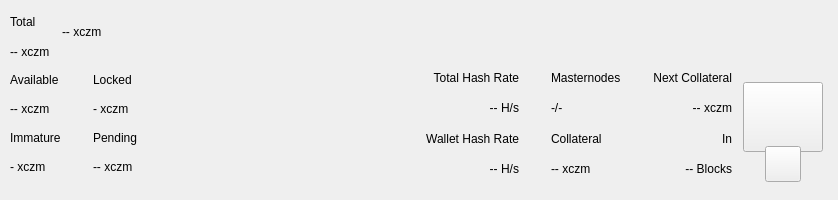
<?xml version="1.0" encoding="UTF-8"?>
<ui version="4.0">
 <class>TopBar</class>
 <widget class="QWidget" name="TopBar">
  <property name="geometry">
   <rect>
    <x>0</x>
    <y>0</y>
    <width>838</width>
    <height>200</height>
   </rect>
  </property>
  <property name="minimumSize">
   <size>
    <width>0</width>
    <height>200</height>
   </size>
  </property>
  <property name="maximumSize">
   <size>
    <width>16777215</width>
    <height>200</height>
   </size>
  </property>
  <property name="windowTitle">
   <string>Form</string>
  </property>
  <layout class="QVBoxLayout" name="verticalLayout_10" stretch="0">
   <property name="spacing">
    <number>0</number>
   </property>
   <property name="leftMargin">
    <number>0</number>
   </property>
   <property name="topMargin">
    <number>0</number>
   </property>
   <property name="rightMargin">
    <number>0</number>
   </property>
   <property name="bottomMargin">
    <number>0</number>
   </property>
   <item>
    <widget class="PFBorderImage" name="containerTop">
     <layout class="QVBoxLayout" name="verticalLayout_11">
      <property name="spacing">
       <number>0</number>
      </property>
      <property name="leftMargin">
       <number>0</number>
      </property>
      <property name="topMargin">
       <number>0</number>
      </property>
      <property name="rightMargin">
       <number>0</number>
      </property>
      <property name="bottomMargin">
       <number>0</number>
      </property>
      <item>
       <widget class="QWidget" name="top_container_2" native="true">
        <property name="minimumSize">
         <size>
          <width>0</width>
          <height>65</height>
         </size>
        </property>
        <layout class="QHBoxLayout" name="top_container">
         <property name="spacing">
          <number>0</number>
         </property>
         <property name="leftMargin">
          <number>10</number>
         </property>
         <property name="topMargin">
          <number>0</number>
         </property>
         <property name="rightMargin">
          <number>10</number>
         </property>
         <property name="bottomMargin">
          <number>0</number>
         </property>
         <item>
          <layout class="QHBoxLayout" name="horizontalLayout_4">
           <property name="spacing">
            <number>12</number>
           </property>
           <property name="rightMargin">
            <number>0</number>
           </property>
           <item>
            <widget class="QWidget" name="widgetAmount" native="true">
             <layout class="QVBoxLayout" name="verticalLayout_2">
              <property name="spacing">
               <number>2</number>
              </property>
              <property name="leftMargin">
               <number>0</number>
              </property>
              <property name="topMargin">
               <number>8</number>
              </property>
              <property name="rightMargin">
               <number>0</number>
              </property>
              <property name="bottomMargin">
               <number>0</number>
              </property>
              <item>
               <widget class="QLabel" name="labelTitle1">
                <property name="text">
                 <string>Total</string>
                </property>
               </widget>
              </item>
              <item>
               <widget class="PrivateQLabel" name="labelAmountPiv">
                <property name="text">
                 <string notr="true">-- xczm</string>
                </property>
               </widget>
              </item>
             </layout>
            </widget>
           </item>
           <item alignment="Qt::AlignVCenter">
            <widget class="QWidget" name="widgetTopAmount" native="true">
             <property name="sizePolicy">
              <sizepolicy hsizetype="Preferred" vsizetype="Maximum">
               <horstretch>0</horstretch>
               <verstretch>0</verstretch>
              </sizepolicy>
             </property>
             <layout class="QHBoxLayout" name="horizontalLayout_5">
              <property name="spacing">
               <number>0</number>
              </property>
              <property name="leftMargin">
               <number>0</number>
              </property>
              <property name="topMargin">
               <number>0</number>
              </property>
              <property name="rightMargin">
               <number>0</number>
              </property>
              <property name="bottomMargin">
               <number>0</number>
              </property>
              <item alignment="Qt::AlignTop">
               <widget class="PrivateQLabel" name="labelAmountTopPiv">
                <property name="minimumSize">
                 <size>
                  <width>0</width>
                  <height>36</height>
                 </size>
                </property>
                <property name="styleSheet">
                 <string notr="true">padding:0px;margin:0px;</string>
                </property>
                <property name="text">
                 <string notr="true">-- xczm</string>
                </property>
               </widget>
              </item>
             </layout>
            </widget>
           </item>
           <item>
            <spacer name="horizontalSpacer">
             <property name="orientation">
              <enum>Qt::Horizontal</enum>
             </property>
             <property name="sizeHint" stdset="0">
              <size>
               <width>40</width>
               <height>20</height>
              </size>
             </property>
            </spacer>
           </item>
           <item alignment="Qt::AlignRight">
            <widget class="QWidget" name="layoutSync" native="true">
             <property name="minimumSize">
              <size>
               <width>0</width>
               <height>36</height>
              </size>
             </property>
             <property name="maximumSize">
              <size>
               <width>16777215</width>
               <height>36</height>
              </size>
             </property>
             <layout class="QVBoxLayout" name="verticalLayout_9">
              <property name="leftMargin">
               <number>0</number>
              </property>
              <property name="topMargin">
               <number>0</number>
              </property>
              <property name="rightMargin">
               <number>0</number>
              </property>
              <property name="bottomMargin">
               <number>0</number>
              </property>
              <item>
               <widget class="ExpandableButton" name="pushButtonSync" native="true">
                <property name="minimumSize">
                 <size>
                  <width>36</width>
                  <height>36</height>
                 </size>
                </property>
                <property name="maximumSize">
                 <size>
                  <width>16777215</width>
                  <height>36</height>
                 </size>
                </property>
               </widget>
              </item>
             </layout>
            </widget>
           </item>
           <item>
            <widget class="ExpandableButton" name="pushButtonHDUpgrade" native="true">
             <property name="minimumSize">
              <size>
               <width>36</width>
               <height>36</height>
              </size>
             </property>
             <property name="maximumSize">
              <size>
               <width>16777215</width>
               <height>36</height>
              </size>
             </property>
            </widget>
           </item>
           <item>
            <widget class="ExpandableButton" name="pushButtonStack" native="true">
             <property name="minimumSize">
              <size>
               <width>36</width>
               <height>36</height>
              </size>
             </property>
             <property name="maximumSize">
              <size>
               <width>16777215</width>
               <height>36</height>
              </size>
             </property>
            </widget>
           </item>
           <item>
            <widget class="ExpandableButton" name="pushButtonConf" native="true">
             <property name="minimumSize">
              <size>
               <width>36</width>
               <height>36</height>
              </size>
             </property>
             <property name="maximumSize">
              <size>
               <width>16777215</width>
               <height>36</height>
              </size>
             </property>
            </widget>
           </item>
           <item>
            <widget class="ExpandableButton" name="pushButtonMasternodes" native="true">
             <property name="minimumSize">
              <size>
               <width>36</width>
               <height>36</height>
              </size>
             </property>
             <property name="maximumSize">
              <size>
               <width>16777215</width>
               <height>36</height>
              </size>
             </property>
            </widget>
           </item>
           <item>
            <widget class="ExpandableButton" name="pushButtonConsole" native="true">
             <property name="minimumSize">
              <size>
               <width>36</width>
               <height>36</height>
              </size>
             </property>
             <property name="maximumSize">
              <size>
               <width>16777215</width>
               <height>36</height>
              </size>
             </property>
            </widget>
           </item>
           <item>
            <widget class="ExpandableButton" name="pushButtonConnection" native="true">
             <property name="minimumSize">
              <size>
               <width>36</width>
               <height>36</height>
              </size>
             </property>
             <property name="maximumSize">
              <size>
               <width>16777215</width>
               <height>36</height>
              </size>
             </property>
            </widget>
           </item>
           <item>
            <widget class="ExpandableButton" name="pushButtonTor" native="true">
             <property name="minimumSize">
              <size>
               <width>36</width>
               <height>36</height>
              </size>
             </property>
             <property name="maximumSize">
              <size>
               <width>16777215</width>
               <height>36</height>
              </size>
             </property>
            </widget>
           </item>
           <item>
            <widget class="ExpandableButton" name="pushButtonLock" native="true">
             <property name="sizePolicy">
              <sizepolicy hsizetype="Expanding" vsizetype="Expanding">
               <horstretch>0</horstretch>
               <verstretch>0</verstretch>
              </sizepolicy>
             </property>
             <property name="minimumSize">
              <size>
               <width>36</width>
               <height>0</height>
              </size>
             </property>
             <property name="maximumSize">
              <size>
               <width>16777215</width>
               <height>36</height>
              </size>
             </property>
            </widget>
           </item>
           <item>
            <widget class="ExpandableButton" name="pushButtonTheme" native="true">
             <property name="minimumSize">
              <size>
               <width>36</width>
               <height>36</height>
              </size>
             </property>
             <property name="maximumSize">
              <size>
               <width>16777215</width>
               <height>36</height>
              </size>
             </property>
            </widget>
           </item>
           <item>
            <widget class="ExpandableButton" name="pushButtonFAQ" native="true">
             <property name="minimumSize">
              <size>
               <width>36</width>
               <height>36</height>
              </size>
             </property>
             <property name="maximumSize">
              <size>
               <width>16777215</width>
               <height>36</height>
              </size>
             </property>
            </widget>
           </item>
           <item>
            <widget class="ExpandableButton" name="pushButtonPrivacy" native="true">
             <property name="minimumSize">
              <size>
               <width>36</width>
               <height>36</height>
              </size>
             </property>
             <property name="maximumSize">
              <size>
               <width>16777215</width>
               <height>36</height>
              </size>
             </property>
            </widget>
           </item>
          </layout>
         </item>
        </layout>
       </widget>
      </item>
      <item>
       <widget class="QWidget" name="bottom_container" native="true">
        <property name="minimumSize">
         <size>
          <width>0</width>
          <height>135</height>
         </size>
        </property>
        <layout class="QHBoxLayout" name="botton_container">
         <property name="leftMargin">
          <number>10</number>
         </property>
         <property name="topMargin">
          <number>0</number>
         </property>
         <property name="rightMargin">
          <number>10</number>
         </property>
         <property name="bottomMargin">
          <number>10</number>
         </property>
         <item>
          <layout class="QHBoxLayout" name="horizontalLayout_3">
           <property name="spacing">
            <number>0</number>
           </property>
           <property name="bottomMargin">
            <number>9</number>
           </property>
           <item>
            <layout class="QVBoxLayout" name="verticalLayout_7">
             <property name="spacing">
              <number>0</number>
             </property>
             <property name="leftMargin">
              <number>0</number>
             </property>
             <property name="rightMargin">
              <number>0</number>
             </property>
             <item>
              <layout class="QHBoxLayout" name="horizontalLayout_2">
               <property name="spacing">
                <number>0</number>
               </property>
               <item>
                <layout class="QVBoxLayout" name="verticalLayout_6">
                 <item>
                  <widget class="QLabel" name="labelTitle5">
                   <property name="text">
                    <string>Available</string>
                   </property>
                  </widget>
                 </item>
                 <item>
                  <widget class="PrivateQLabel" name="labelAvailablePiv">
                   <property name="text">
                    <string>-- xczm</string>
                   </property>
                  </widget>
                 </item>
                 <item>
                  <widget class="QLabel" name="labelTitle4">
                   <property name="text">
                    <string>Immature</string>
                   </property>
                  </widget>
                 </item>
                 <item>
                  <widget class="PrivateQLabel" name="labelImmaturePiv">
                   <property name="text">
                    <string notr="true">- xczm</string>
                   </property>
                  </widget>
                 </item>
                </layout>
               </item>
               <item>
                <layout class="QVBoxLayout" name="verticalLayout_8">
                 <property name="leftMargin">
                  <number>32</number>
                 </property>
                 <item>
                  <widget class="QLabel" name="labelTitle6">
                   <property name="text">
                    <string>Locked</string>
                   </property>
                  </widget>
                 </item>
                 <item>
                  <widget class="PrivateQLabel" name="labelLockedPiv">
                   <property name="text">
                    <string>- xczm</string>
                   </property>
                  </widget>
                 </item>
                 <item>
                  <widget class="QLabel" name="labelTitle3">
                   <property name="text">
                    <string>Pending</string>
                   </property>
                  </widget>
                 </item>
                 <item>
                  <widget class="PrivateQLabel" name="labelPendingPiv">
                   <property name="text">
                    <string notr="true">-- xczm</string>
                   </property>
                  </widget>
                 </item>
                </layout>
               </item>
              </layout>
             </item>
            </layout>
           </item>
          </layout>
         </item>
         <item>
          <spacer name="horizontalSpacer_2">
           <property name="orientation">
            <enum>Qt::Horizontal</enum>
           </property>
           <property name="sizeHint" stdset="0">
            <size>
             <width>40</width>
             <height>20</height>
            </size>
           </property>
          </spacer>
         </item>
         <item>
          <layout class="QHBoxLayout" name="horizontalLayout_6">
           <property name="spacing">
            <number>0</number>
           </property>
           <property name="rightMargin">
            <number>0</number>
           </property>
           <property name="bottomMargin">
            <number>9</number>
           </property>
           <item>
            <widget class="QWidget" name="widgetStaking" native="true">
             <layout class="QVBoxLayout" name="verticalLayout_12">
              <property name="leftMargin">
               <number>32</number>
              </property>
              <property name="topMargin">
               <number>0</number>
              </property>
              <property name="rightMargin">
               <number>0</number>
              </property>
              <property name="bottomMargin">
               <number>0</number>
              </property>
              <item>
               <widget class="QLabel" name="labelNetworkHashRateTitle">
                <property name="text">
                 <string>Total Hash Rate</string>
                </property>
                <property name="textFormat">
                 <enum>Qt::AutoText</enum>
                </property>
                <property name="alignment">
                 <set>Qt::AlignRight|Qt::AlignTrailing|Qt::AlignVCenter</set>
                </property>
               </widget>
              </item>
              <item>
               <widget class="QLabel" name="labelNetworkHashRateValue">
                <property name="layoutDirection">
                 <enum>Qt::LeftToRight</enum>
                </property>
                <property name="text">
                 <string>-- H/s</string>
                </property>
                <property name="textFormat">
                 <enum>Qt::AutoText</enum>
                </property>
                <property name="alignment">
                 <set>Qt::AlignRight|Qt::AlignTrailing|Qt::AlignVCenter</set>
                </property>
               </widget>
              </item>
              <item>
               <widget class="QLabel" name="labelWalletHashRateTitle">
                <property name="text">
                 <string>Wallet Hash Rate</string>
                </property>
                <property name="textFormat">
                 <enum>Qt::AutoText</enum>
                </property>
                <property name="alignment">
                 <set>Qt::AlignRight|Qt::AlignTrailing|Qt::AlignVCenter</set>
                </property>
               </widget>
              </item>
              <item>
               <widget class="PrivateQLabel" name="labelWalletHashRateValue">
                <property name="text">
                 <string notr="true">-- H/s</string>
                </property>
                <property name="textFormat">
                 <enum>Qt::AutoText</enum>
                </property>
                <property name="alignment">
                 <set>Qt::AlignRight|Qt::AlignTrailing|Qt::AlignVCenter</set>
                </property>
               </widget>
              </item>
             </layout>
            </widget>
           </item>
           <item>
            <widget class="QWidget" name="widgetMasternodes" native="true">
             <layout class="QVBoxLayout">
              <property name="leftMargin">
               <number>32</number>
              </property>
              <property name="topMargin">
               <number>0</number>
              </property>
              <property name="rightMargin">
               <number>0</number>
              </property>
              <property name="bottomMargin">
               <number>0</number>
              </property>
              <item>
               <widget class="QLabel" name="labelMasternodesTitle">
                <property name="text">
                 <string>Masternodes</string>
                </property>
               </widget>
              </item>
              <item>
               <widget class="PrivateQLabel" name="labelMasternodeCount">
                <property name="text">
                 <string>-/-</string>
                </property>
               </widget>
              </item>
              <item>
               <widget class="QLabel" name="labelCollateralTitle">
                <property name="text">
                 <string>Collateral</string>
                </property>
               </widget>
              </item>
              <item>
               <widget class="QLabel" name="labelCollateralValue">
                <property name="text">
                 <string notr="true">-- xczm</string>
                </property>
               </widget>
              </item>
             </layout>
            </widget>
           </item>
           <item>
            <widget class="QWidget" name="widgetNextCollateral" native="true">
             <layout class="QVBoxLayout" name="verticalLayout_12">
              <property name="leftMargin">
               <number>32</number>
              </property>
              <property name="topMargin">
               <number>0</number>
              </property>
              <property name="rightMargin">
               <number>0</number>
              </property>
              <property name="bottomMargin">
               <number>0</number>
              </property>
              <item>
               <widget class="QLabel" name="labelNextMasternodesTitle">
                <property name="text">
                 <string>Next Collateral</string>
                </property>
                <property name="textFormat">
                 <enum>Qt::AutoText</enum>
                </property>
                <property name="alignment">
                 <set>Qt::AlignRight|Qt::AlignTrailing|Qt::AlignVCenter</set>
                </property>
               </widget>
              </item>
              <item>
               <widget class="QLabel" name="labelNextCollateralValue">
                <property name="text">
                 <string>-- xczm</string>
                </property>
                <property name="textFormat">
                 <enum>Qt::AutoText</enum>
                </property>
                <property name="alignment">
                 <set>Qt::AlignRight|Qt::AlignTrailing|Qt::AlignVCenter</set>
                </property>
               </widget>
              </item>
              <item>
               <widget class="QLabel" name="labelRemainingBlocks">
                <property name="text">
                 <string>In</string>
                </property>
                <property name="textFormat">
                 <enum>Qt::AutoText</enum>
                </property>
                <property name="alignment">
                 <set>Qt::AlignRight|Qt::AlignTrailing|Qt::AlignVCenter</set>
                </property>
               </widget>
              </item>
              <item>
               <widget class="QLabel" name="labelNextCollateralBlocks">
                <property name="text">
                 <string notr="true">-- Blocks</string>
                </property>
                <property name="textFormat">
                 <enum>Qt::AutoText</enum>
                </property>
                <property name="alignment">
                 <set>Qt::AlignRight|Qt::AlignTrailing|Qt::AlignVCenter</set>
                </property>
               </widget>
              </item>
             </layout>
            </widget>
           </item>
          </layout>
         </item>
         <item>
          <widget class="QWidget" name="qrContainer" native="true">
           <property name="sizePolicy">
            <sizepolicy hsizetype="Preferred" vsizetype="Minimum">
             <horstretch>0</horstretch>
             <verstretch>0</verstretch>
            </sizepolicy>
           </property>
           <property name="minimumSize">
            <size>
             <width>90</width>
             <height>110</height>
            </size>
           </property>
           <property name="maximumSize">
            <size>
             <width>90</width>
             <height>110</height>
            </size>
           </property>
           <layout class="QVBoxLayout" name="containerQR">
            <property name="spacing">
             <number>0</number>
            </property>
            <property name="leftMargin">
             <number>5</number>
            </property>
            <property name="topMargin">
             <number>10</number>
            </property>
            <property name="rightMargin">
             <number>5</number>
            </property>
            <property name="bottomMargin">
             <number>0</number>
            </property>
            <item>
             <widget class="QPushButton" name="btnQr">
              <property name="minimumSize">
               <size>
                <width>70</width>
                <height>70</height>
               </size>
              </property>
              <property name="maximumSize">
               <size>
                <width>16777215</width>
                <height>70</height>
               </size>
              </property>
              <property name="focusPolicy">
               <enum>Qt::NoFocus</enum>
              </property>
              <property name="text">
               <string/>
              </property>
              <property name="iconSize">
               <size>
                <width>70</width>
                <height>70</height>
               </size>
              </property>
             </widget>
            </item>
            <item>
             <spacer name="verticalSpacer">
              <property name="orientation">
               <enum>Qt::Vertical</enum>
              </property>
              <property name="sizeType">
               <enum>QSizePolicy::Fixed</enum>
              </property>
              <property name="sizeHint" stdset="0">
               <size>
                <width>20</width>
                <height>20</height>
               </size>
              </property>
             </spacer>
            </item>
            <item alignment="Qt::AlignHCenter|Qt::AlignBottom">
             <widget class="QPushButton" name="pushButtonQR">
              <property name="minimumSize">
               <size>
                <width>36</width>
                <height>36</height>
               </size>
              </property>
              <property name="maximumSize">
               <size>
                <width>36</width>
                <height>36</height>
               </size>
              </property>
              <property name="focusPolicy">
               <enum>Qt::NoFocus</enum>
              </property>
              <property name="text">
               <string/>
              </property>
             </widget>
            </item>
           </layout>
          </widget>
         </item>
        </layout>
       </widget>
      </item>
     </layout>
    </widget>
   </item>
  </layout>
 </widget>
 <customwidgets>
  <customwidget>
   <class>ExpandableButton</class>
   <extends>QWidget</extends>
   <header>qt/pivx/expandablebutton.h</header>
   <container>1</container>
  </customwidget>
  <customwidget>
   <class>PFBorderImage</class>
   <extends>QFrame</extends>
   <header>qt/pivx/pfborderimage.h</header>
   <container>1</container>
  </customwidget>
  <customwidget>
   <class>PrivateQLabel</class>
   <extends>QLabel</extends>
   <header>qt/pivx/privatelabel.h</header>
   <container>0</container>
  </customwidget>
 </customwidgets>
 <resources/>
 <connections/>
</ui>
